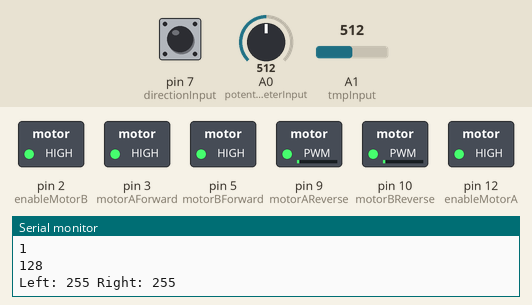
Simulated run of this sketch. Board: Arduino Uno, built with avr-gcc and run on an emulated ATmega328P. On the bench: switched loads named in the sketch (green lamp = pin HIGH), the last lines printed to the serial monitor. Inputs (shaded band) come from the test bench; at power-on: A0 (potentiometerInput) = 512, pin 7 (directionInput) HIGH, A1 (tmpInput) = 512.

Above: at 1.2 s.
1.3 s: A0 (potentiometerInput) set to 533
At 2.2 s:
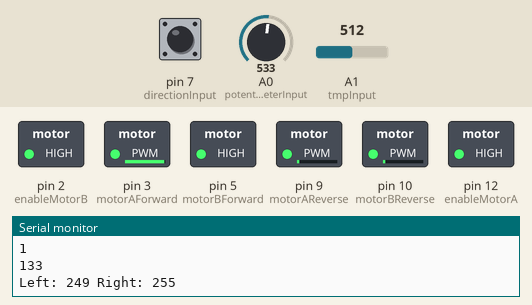
2.9 s: pin 7 (directionInput) pulled LOW for 0.35 s
At 3.29 s:
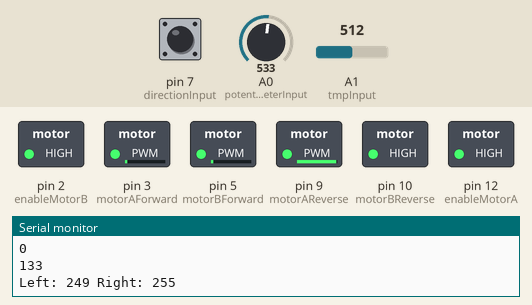
4.9 s: A0 (potentiometerInput) set to 306
At 5.5 s:
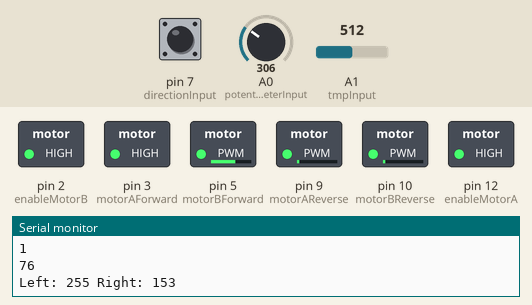
6.6 s: pin 7 (directionInput) pulled LOW for 1 s
At 7.1 s:
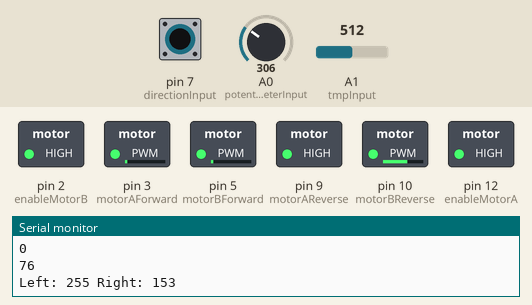
9.2 s: A0 (potentiometerInput) set to 1023
At 10.1 s:
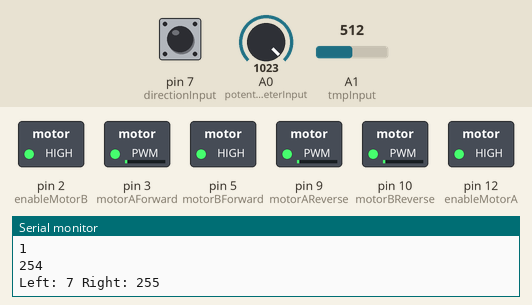
10.9 s: pin 7 (directionInput) pulled LOW for 0.35 s
At 11.26 s:
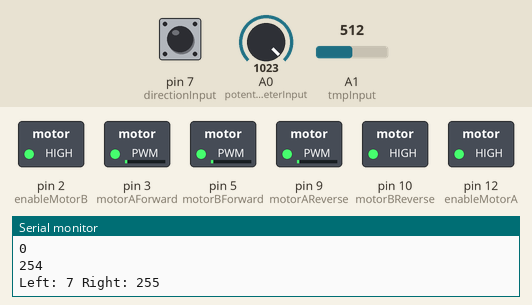
Timing chart, 0 to 13.9 s (numbered marks = the images above; inputs shaded):
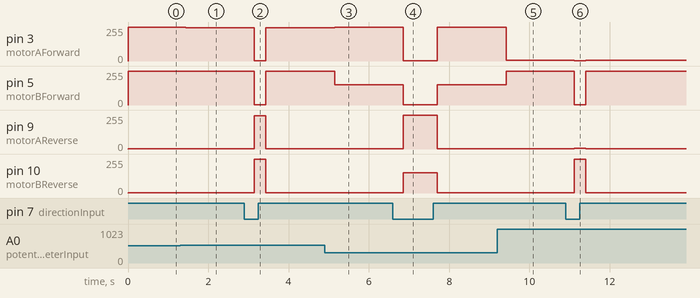

Measured:
- after the input at 1.3 s, pin 3 (motorAForward): 255/255 → 249/255 after 0.13 s
- after the input at 2.9 s, pin 3 (motorAForward): 249/255 → 1/255 after 0.25 s, → 249/255 0.29 s later; pin 5 (motorBForward): 255/255 → 1/255 after 0.25 s, → 255/255 0.29 s later; pin 9 (motorAReverse): 1/255 → 249/255 after 0.25 s, → 1/255 0.29 s later; pin 10 (motorBReverse): 1/255 → 255/255 after 0.25 s, → 1/255 0.29 s later
- after the input at 4.9 s, pin 3 (motorAForward): 249/255 → 255/255 after 0.25 s; pin 5 (motorBForward): 255/255 → 153/255 after 0.25 s
- after the input at 6.6 s, pin 3 (motorAForward): 255/255 → 1/255 after 0.26 s, → 255/255 0.85 s later; pin 5 (motorBForward): 153/255 → 1/255 after 0.26 s, → 153/255 0.85 s later; pin 9 (motorAReverse): 1/255 → 255/255 after 0.26 s, → 1/255 0.85 s later; pin 10 (motorBReverse): 1/255 → 153/255 after 0.26 s, → 1/255 0.85 s later
- after the input at 9.2 s, pin 3 (motorAForward): 255/255 → 7/255 after 0.22 s; pin 5 (motorBForward): 153/255 → 255/255 after 0.22 s
- after the input at 10.9 s, pin 3 (motorAForward): 7/255 → 1/255 after 0.22 s, → 7/255 0.28 s later; pin 5 (motorBForward): 255/255 → 1/255 after 0.22 s, → 255/255 0.28 s later; pin 9 (motorAReverse): 1/255 → 7/255 after 0.22 s, → 1/255 0.28 s later; pin 10 (motorBReverse): 1/255 → 255/255 after 0.22 s, → 1/255 0.28 s later

The sketch:

motor.ino
```cpp
#define directionInput 7

#define enableMotorA 12
#define enableMotorB 2

#define FORWARD 1
#define BACKWARDS 0

#define motorAForward 3
#define motorAReverse 9

#define motorBForward 5
#define motorBReverse 10

#define potentiometerInput A0
#define tmpInput A1

float VCC_IN=0.0;

#define V_DIVIDER 1023

// 1 Forward, 0 Backwards
const int motorRotation = FORWARD;

float readVcc() {
  long result; // Read 1.1V reference against AVcc

  //http://maxembedded.com/2011/06/the-adc-of-the-avr/
  ADMUX = bit(REFS0) | bit(MUX3) | bit(MUX2) | bit(MUX1);
  delay(2); // Wait for Vref to settle

  // https://www.arduino.cc/en/Reference/PortManipulation
  // http://www.robotplatform.com/knowledge/ADC/adc_tutorial_2.html
  ADCSRA |= bit(ADSC);
  while (bit_is_set(ADCSRA, ADSC));
  result = ADCL;
  result |= ADCH << 8;
  Serial.print(result); Serial.println(" 1.1 VREF");
  // 1.1vref * 1023steps * 1000mv = 1125300L
    result = (1.1 * V_DIVIDER * 1000) / result; // Back-calculate AVcc in mV
  return result / 1000.0;
}


void setup()
{
  Serial.begin(9600);

  pinMode(directionInput, INPUT_PULLUP);
  pinMode(tmpInput, INPUT);

  pinMode(enableMotorA,OUTPUT);
  pinMode(enableMotorB,OUTPUT);

  digitalWrite(enableMotorA,HIGH);
  digitalWrite(enableMotorB,HIGH);

  pinMode(motorAForward,OUTPUT);
  pinMode(motorAReverse,OUTPUT);
  pinMode(motorBForward,OUTPUT);
  pinMode(motorBReverse,OUTPUT);

  analogWrite(motorAReverse, LOW);
  analogWrite(motorAReverse, LOW);
  analogWrite(motorBForward, LOW);
  analogWrite(motorBForward, LOW);
  VCC_IN=readVcc();
}

void moveForward(int valueA, int valueB)
{
  analogWrite(motorAReverse, HIGH);
  analogWrite(motorBReverse, HIGH);
  analogWrite(motorAForward, valueA);
  analogWrite(motorBForward, valueB);
}

void moveBackwards(int valueA, int valueB)
{
  analogWrite(motorAForward, HIGH);
  analogWrite(motorBForward, HIGH);
  analogWrite(motorAReverse, valueA);
  analogWrite(motorBReverse, valueB);
}

void setDirection(int direction, int valueA, int valueB)
{
  if (direction == FORWARD){
    moveForward(valueA, valueB);
  }else{
    moveBackwards(valueA, valueB);
  }
}


void loop()
{
   Serial.println("");
   VCC_IN=readVcc();
  int pot = map(analogRead(potentiometerInput), 0, 1024, 1, 255);
  int dir = digitalRead(directionInput);

  int left = 255 - (pot >= 130 ? (pot - 130) * 2 : 0);
  int right = 255 - (pot < 127 ? (127 - pot) * 2 : 0);


  Serial.println(dir);
  Serial.println(pot);
  Serial.println("Left: "+ String(left) +" Right: "+ String(right) );
  setDirection(dir, left, right);
  delay(250);

  int reading = analogRead(tmpInput);
  // converting that reading to voltage, for 5v arduino
  float voltage = reading * VCC_IN;
  voltage /= V_DIVIDER;
  // print out the voltage
  Serial.print(reading); Serial.println(" READING");
  Serial.print(VCC_IN); Serial.println(" VCC");
  Serial.print(voltage); Serial.println(" volts");

  // now print out the temperature
  float temperatureC = (voltage - 0.5) * 100 ;  //converting from 10 mv per degree wit 500 mV offset
  //to degrees ((voltage - 500mV) times 100)
  Serial.print(temperatureC); Serial.println(" degrees C");
}
```
